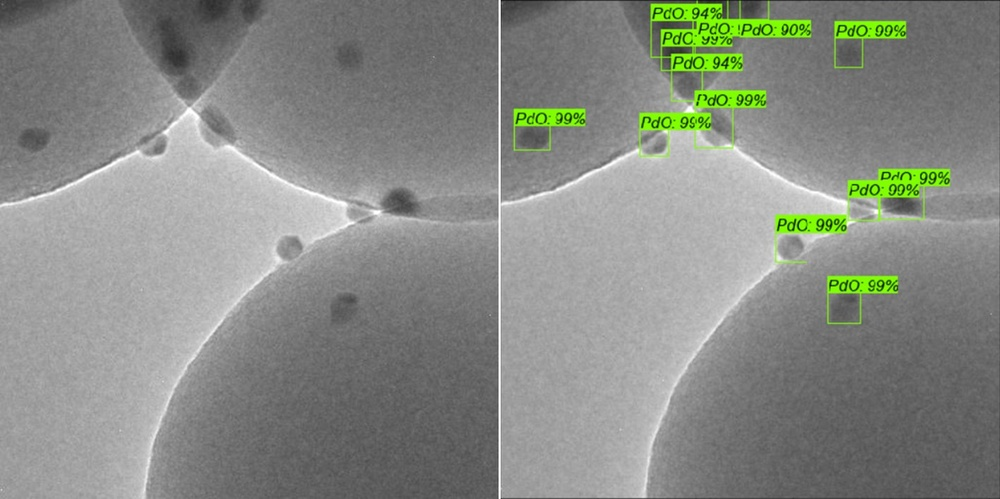
#> input picture PdO_model.jpg, 1000 x 499 px, shrunk from 1418 x 707 before the run; its folder holds only this picture in this run
$ python image_subcrops.py
#> lines starting #> are read from the running program, lines starting #| are printed output that depends on the picture
#this script is used to split a single jpg into n*n quadrant jpg's
#also useful for order_images.py

import cv2
import os

path = './'

n = 3 #this is the number of slides per side, i.e. 3 -> 9 equally sized chunks

for f in os.listdir(path):
    prefix = f.split('.')[0]
    suffix = f.split('.')[-1]
    if suffix == 'jpg':
        img = cv2.imread(f)
#> img is the input picture: shape (499, 1000, 3); mean B, G, R 132.9, 139.3, 135.9
        pic_length = int(img.shape[0])
#> pic_length = 499
        for r in range(0,n*int(pic_length/n),int(pic_length/n)):
    	    for c in range(0,n*int(pic_length/n),int(pic_length/n)):
                cv2.imwrite(f"{prefix}img{r}_{c}.jpg",img[r:r+int(pic_length/n), c:c+int(pic_length/n),:])
#> this loop made 3 passes
#> pass 1, `cv2.imwrite(f"{prefix}img{r}_{c}.jpg",img[r:r+int(pic_length/n), c:c+i..`:
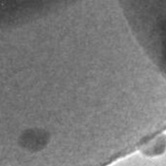
#> saved as PdO_modelimg0_0.jpg: shape (166, 166, 3); min 58, max 255, mean 121.5
#> pass 1, `cv2.imwrite(f"{prefix}img{r}_{c}.jpg",img[r:r+int(pic_length/n), c:c+i..`:
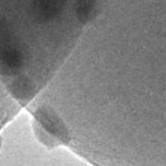
#> saved as PdO_modelimg0_166.jpg: shape (166, 166, 3); min 44, max 255, mean 129
#> pass 1, `cv2.imwrite(f"{prefix}img{r}_{c}.jpg",img[r:r+int(pic_length/n), c:c+i..`:
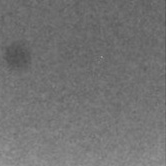
#> saved as PdO_modelimg0_332.jpg: shape (166, 166, 3); mean B, G, R 114.4, 114.4, 114.4
#> pass 2, `cv2.imwrite(f"{prefix}img{r}_{c}.jpg",img[r:r+int(pic_length/n), c:c+i..`:
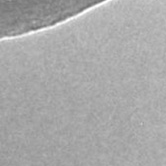
#> saved as PdO_modelimg166_0.jpg: shape (166, 166, 3); min 107, max 255, mean 168.8
